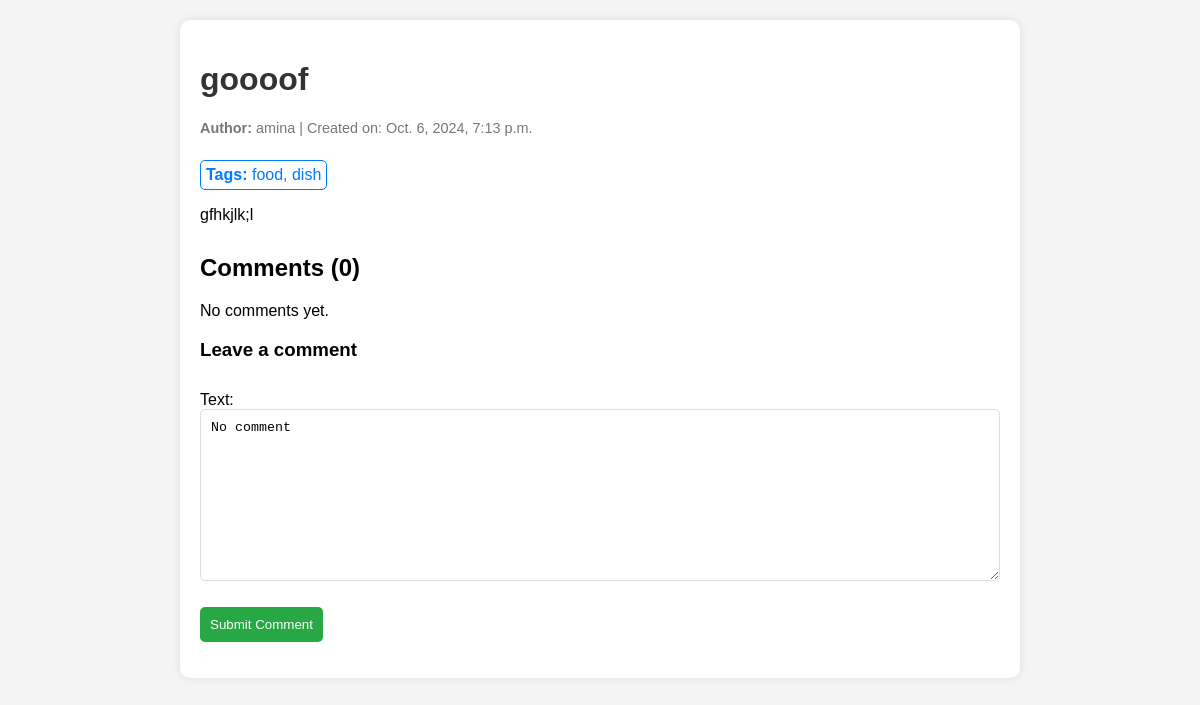
/blog/posts/8, run on the app's committed database.
### blog/models.py (models this page shows, shortened)
class Post(models.Model):
    title = models.CharField(max_length=150)
    content = models.TextField()
    author = models.ForeignKey(User, on_delete=models.CASCADE)
    created_at = models.DateTimeField(default=timezone.now)
    tags = models.ManyToManyField('Tag', related_name='posts', blank=True)
    class Meta:
        indexes = [
            models.Index(fields=['author']),
        ]

class Tag(models.Model):
    name = models.CharField(max_length=30)
    class Meta:
        indexes = [
            models.Index(fields=['name']),
        ]

### blog/views.py (the view)
# urls.py: path('posts/<int:id>', post_detail, name='post_by_id'),
def post_detail(request, id):
    post = get_object_or_404(Post.objects.prefetch_related('comments'), id=id)
    comments_count = cache.get(f'comments_count_{post.id}')
    if comments_count is None:
        comments_count = post.comments.count()
        cache.set(f'comments_count_{post.id}', comments_count, timeout=60)
    comments = post.comments.all().order_by('-created_at')
    if request.method == "POST":
        form = CommentForm(request.POST)
        if form.is_valid():
            comment = form.save(commit=False)
            comment.post = post
            comment.author = request.user
            comment.save()
            cache.delete(f'comments_count_{post.id}')
            return redirect('post_by_id', id=post.id)
    else:
        form = CommentForm()
    return render(request, 'post_id.html', {'post': post, 'comments': comments, 'form': form, 'comments_count': comments_count})

### blog/forms.py
class CommentForm(forms.ModelForm):
    class Meta:
        model = Comment
        fields = ['text']

### blog/templates/post_id.html (shortened to what this page needs)
<html lang="en">
<head>
    <link rel="stylesheet">
</head>
<body>
    <div class="container">
        <h1>{{ post.title }}</h1>
        <p class="post-meta">
            <strong>Author:</strong> {{ post.author }} | Created on: {{ post.created_at }}
        </p>
        <div class="tags">
            {% load cache %}
            {% cache 60 tags_for_post post.id %}
            <strong>Tags:</strong>
            {% for tag in post.tags.all %}
                <span>{{ tag.name }}</span>{% if not forloop.last %}, {% endif %}
            {% empty %}
                <span>No tags</span>
            {% endfor %}
            {% endcache %}
        </div>
        <p>{{ post.content }}</p>
        <div class="comments-section">
            <h2>Comments ({{ comments_count }})</h2>
            {% cache 60 comments_for_post post.id %}
            {% if comments %}
                <ul>
                    {% for comment in comments %}
                        <li class="comment-item">
                            <strong>{{ comment.author.username }}</strong> on {{ comment.created_at }}<br>
                            {{ comment.text }}
                        </li>
                    {% endfor %}
                </ul>
            {% else %}
                <p>No comments yet.</p>
            {% endif %}
            {% endcache %}
        </div>
        <h3>Leave a comment</h3>
        <form method="post">
            {{ form.as_p }}
            <button type="submit">Submit Comment</button>
        </form>
    </div>
</body>
</html>

### blog/templates/post_id.html (style rules this page uses)
body { font-family: Arial, sans-serif; margin: 0; padding: 20px; background-color: #f4f4f4; }
.container { max-width: 800px; margin: 0 auto; background: #fff; padding: 20px; box-shadow: 0 0 10px rgba(0, 0, 0, 0.1); border-radius: 10px; }
h1 { color: #333; }
.post-meta { font-size: 0.9em; color: #777; }
.tags { margin-top: 10px; padding: 5px; border: 1px solid #007bff; border-radius: 5px; display: inline-block; color: #007bff; }
.comments-section { margin-top: 30px; }
form { margin-top: 30px; }
form input, form textarea { width: 100%; padding: 10px; margin-bottom: 10px; border: 1px solid #ddd; border-radius: 5px; }
form button { padding: 10px; background-color: #28a745; color: white; border: none; cursor: pointer; border-radius: 5px; }

### data on the page
Post: title "goooof", author "amina", created_at "Oct. 6, 2024, 7:13 p.m.", content "gfhkjlk;l"
Tag: name "food"
Tag: name "dish"

### other printed values
{{ comments_count }} "0"
